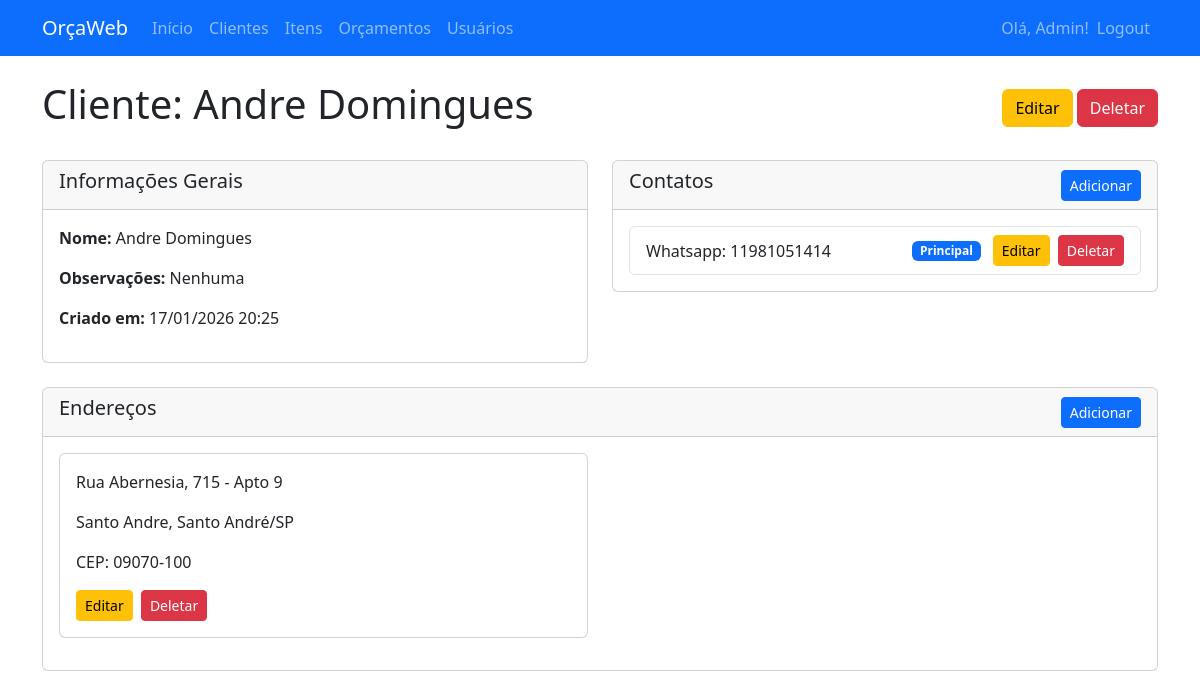
The page /cliente/1 (signed in) on the database its author committed.
### app/models.py (models this page shows)
class Usuario(db.Model, UserMixin):
    __tablename__ = 'usuarios'
    id = db.Column(db.Integer, primary_key=True)
    nome = db.Column(db.String(100), nullable=False)
    email = db.Column(db.String(120), unique=True, nullable=False)
    senha_hash = db.Column(db.String(128), nullable=False)
    ativo = db.Column(db.Boolean, default=True)
    orcamentos = db.relationship('Orcamento', backref='usuario', lazy=True)

class Cliente(db.Model):
    __tablename__ = 'clientes'
    id = db.Column(db.Integer, primary_key=True)
    nome = db.Column(db.String(100), nullable=False)
    observacoes = db.Column(db.Text)
    criado_em = db.Column(db.DateTime, default=datetime.utcnow)
    contatos = db.relationship('ContatoCliente', backref='cliente', lazy=True)
    enderecos = db.relationship('EnderecoCliente', backref='cliente', lazy=True)
    orcamentos = db.relationship('Orcamento', backref='cliente', lazy=True)

class ContatoCliente(db.Model):
    __tablename__ = 'contatos_cliente'
    id = db.Column(db.Integer, primary_key=True)
    cliente_id = db.Column(db.Integer, db.ForeignKey('clientes.id'), nullable=False)
    tipo = db.Column(db.String(20), nullable=False)  # telefone, whatsapp, email, outro
    valor = db.Column(db.String(100), nullable=False)
    principal = db.Column(db.Boolean, default=False)

class EnderecoCliente(db.Model):
    __tablename__ = 'enderecos_cliente'
    id = db.Column(db.Integer, primary_key=True)
    cliente_id = db.Column(db.Integer, db.ForeignKey('clientes.id'), nullable=False)
    logradouro = db.Column(db.String(200), nullable=False)
    numero = db.Column(db.String(10), nullable=False)
    complemento = db.Column(db.String(100))
    bairro = db.Column(db.String(100), nullable=False)
    cidade = db.Column(db.String(100), nullable=False)
    estado = db.Column(db.String(2), nullable=False)
    cep = db.Column(db.String(10), nullable=False)

### app/routes.py (the view)
@bp.route('/cliente/<int:id>')
@login_required
def cliente_detalhes(id):
    cliente = Cliente.query.get_or_404(id)
    return render_template('cliente_detalhes.html', cliente=cliente, app_nome='OrçaWeb', empresa_nome='Sua Empresa', logo_url='')

### app/__init__.py (called while the page is built)
@login_manager.user_loader
def load_user(user_id):
    from .models import Usuario
    return Usuario.query.get(int(user_id))

### templates/cliente_detalhes.html
{% extends "base.html" %}
{% block content %}
<div class="d-flex justify-content-between align-items-center mb-4">
    <h1>Cliente: {{ cliente.nome }}</h1>
    <div>
        <a href="{{ url_for('main.cliente_editar', id=cliente.id) }}" class="btn btn-warning">Editar</a>
        <a href="{{ url_for('main.cliente_deletar', id=cliente.id) }}" class="btn btn-danger" onclick="return confirm('Tem certeza?')">Deletar</a>
    </div>
</div>
<div class="row">
    <div class="col-md-6">
        <div class="card">
            <div class="card-header">
                <h5>Informações Gerais</h5>
            </div>
            <div class="card-body">
                <p><strong>Nome:</strong> {{ cliente.nome }}</p>
                <p><strong>Observações:</strong> {{ cliente.observacoes or 'Nenhuma' }}</p>
                <p><strong>Criado em:</strong> {{ cliente.criado_em.strftime('%d/%m/%Y %H:%M') }}</p>
            </div>
        </div>
    </div>
    <div class="col-md-6">
        <div class="card">
            <div class="card-header d-flex justify-content-between align-items-center">
                <h5>Contatos</h5>
                <a href="{{ url_for('main.contato_cliente_novo', cliente_id=cliente.id) }}" class="btn btn-sm btn-primary">Adicionar</a>
            </div>
            <div class="card-body">
                {% if cliente.contatos %}
                    <ul class="list-group">
                        {% for contato in cliente.contatos %}
                        <li class="list-group-item d-flex justify-content-between align-items-center">
                            {{ contato.tipo|title }}: {{ contato.valor }}
                            <div>
                                {% if contato.principal %}
                                    <span class="badge bg-primary me-2">Principal</span>
                                {% endif %}
                                <a href="{{ url_for('main.contato_cliente_editar', id=contato.id) }}" class="btn btn-sm btn-warning me-1">Editar</a>
                                <a href="{{ url_for('main.contato_cliente_deletar', id=contato.id) }}" class="btn btn-sm btn-danger" onclick="return confirm('Tem certeza que deseja deletar este contato?')">Deletar</a>
                            </div>
                        </li>
                        {% endfor %}
                    </ul>
                {% else %}
                    <p>Nenhum contato cadastrado.</p>
                {% endif %}
            </div>
        </div>
    </div>
</div>
<div class="row mt-4">
    <div class="col-md-12">
        <div class="card">
            <div class="card-header d-flex justify-content-between align-items-center">
                <h5>Endereços</h5>
                <a href="{{ url_for('main.endereco_cliente_novo', cliente_id=cliente.id) }}" class="btn btn-sm btn-primary">Adicionar</a>
            </div>
            <div class="card-body">
                {% if cliente.enderecos %}
                    <div class="row">
                        {% for endereco in cliente.enderecos %}
                        <div class="col-md-6 mb-3">
                            <div class="card">
                                <div class="card-body">
                                    <p>{{ endereco.logradouro }}, {{ endereco.numero }}{% if endereco.complemento %} - {{ endereco.complemento }}{% endif %}</p>
                                    <p>{{ endereco.bairro }}, {{ endereco.cidade }}/{{ endereco.estado }}</p>
                                    <p>CEP: {{ endereco.cep }}</p>
                                    <div class="mt-2">
                                        <a href="{{ url_for('main.endereco_cliente_editar', id=endereco.id) }}" class="btn btn-sm btn-warning me-1">Editar</a>
                                        <a href="{{ url_for('main.endereco_cliente_deletar', id=endereco.id) }}" class="btn btn-sm btn-danger" onclick="return confirm('Tem certeza que deseja deletar este endereço?')">Deletar</a>
                                    </div>
                                </div>
                            </div>
                        </div>
                        {% endfor %}
                    </div>
                {% else %}
                    <p>Nenhum endereço cadastrado.</p>
                {% endif %}
            </div>
        </div>
    </div>
</div>
{% endblock %}

### templates/base.html (shortened to what this page needs)
<!DOCTYPE html>
<html lang="pt-BR">
<head>
    <link href="https://cdn.jsdelivr.net/npm/bootstrap@5.3.0/dist/css/bootstrap.min.css" rel="stylesheet">
    <link rel="stylesheet" href="https://cdn.jsdelivr.net/npm/bootstrap-icons@1.10.0/font/bootstrap-icons.css">
</head>
<body>
    <nav class="navbar navbar-expand-lg navbar-dark bg-primary">
        <div class="container">
            {% if logo_url %}
                <img src="{{ logo_url }}" alt="Logo" class="navbar-brand" style="height: 40px;">
            {% else %}
                <a class="navbar-brand" href="#">{{ app_nome }}</a>
            {% endif %}
            <div class="collapse navbar-collapse" id="navbarNav">
                <ul class="navbar-nav me-auto">
                    <li class="nav-item">
                        <a class="nav-link" href="{{ url_for('main.index') }}">Início</a>
                    </li>
                    <li class="nav-item">
                        <a class="nav-link" href="{{ url_for('main.clientes') }}">Clientes</a>
                    </li>
                    <li class="nav-item">
                        <a class="nav-link" href="{{ url_for('main.itens') }}">Itens</a>
                    </li>
                    <li class="nav-item">
                        <a class="nav-link" href="{{ url_for('main.orcamentos') }}">Orçamentos</a>
                    </li>
                    {% if current_user.is_authenticated and current_user.email == 'admin@example.com' %}
                    <li class="nav-item">
                        <a class="nav-link" href="{{ url_for('main.usuarios') }}">Usuários</a>
                    </li>
                    {% endif %}
                </ul>
                <ul class="navbar-nav d-flex align-items-center">
                    <li class="nav-item">
                        <span class="navbar-text">Olá, {{ current_user.nome }}!</span>
                    </li>
                    <li class="nav-item">
                        <a class="nav-link" href="{{ url_for('main.logout') }}">Logout</a>
                    </li>
                </ul>
            </div>
        </div>
    </nav>
    <div class="container mt-4">
        {% block content %}{% endblock %}
    </div>
</body>
</html>

### rows shown on the page
Usuario: nome "Admin"
Cliente: nome "Andre Domingues", observacoes "Nenhuma", criado_em "17/01/2026 20:25"
ContatoCliente: tipo "Whatsapp", valor "11981051414", principal "Principal"
EnderecoCliente: logradouro "Rua Abernesia", numero "715", complemento "Apto 9", bairro "Santo Andre", cidade "Santo André", estado "SP", cep "09070-100"

### other values the page prints
{{ app_nome }} "OrçaWeb"
